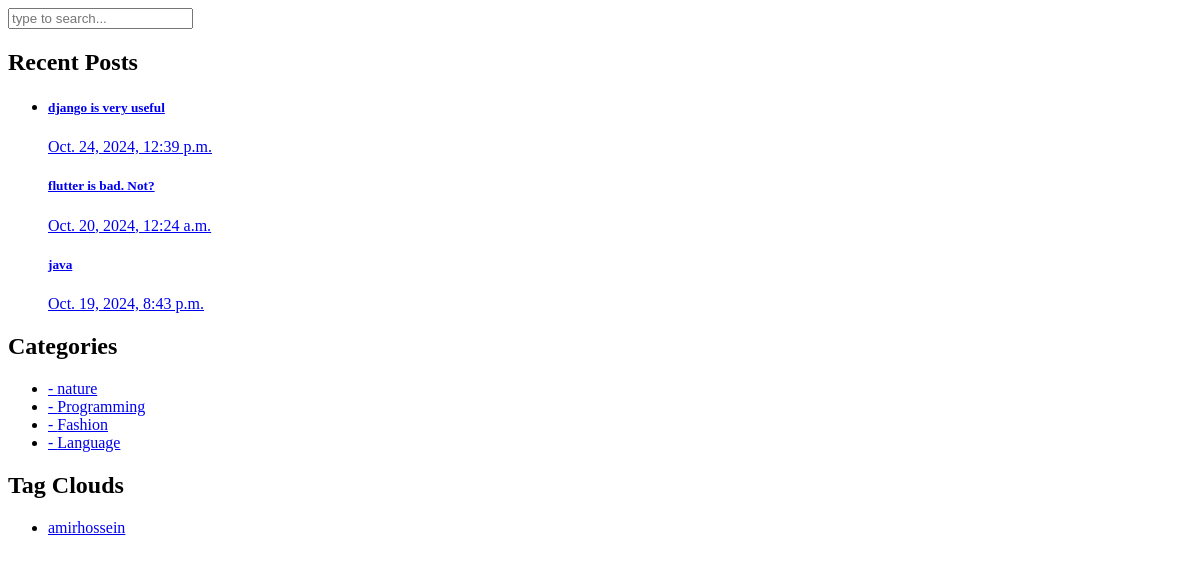
Page /sidebar on the earlier database version.
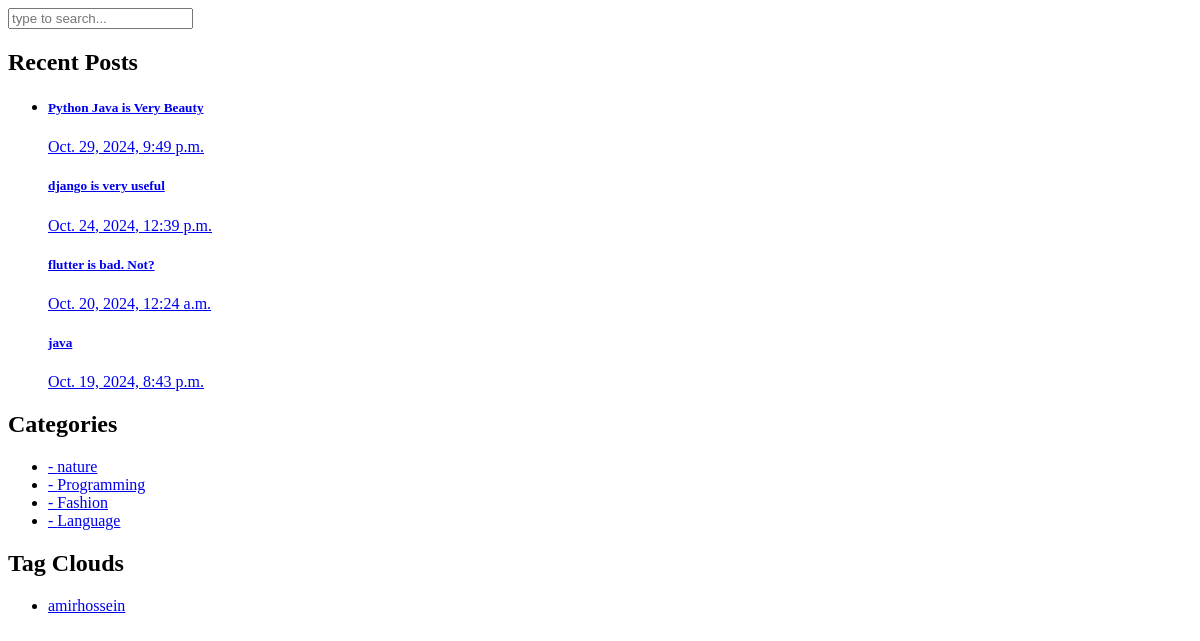
Same page on the later database version.
### blog/models.py (models this page shows, shortened)
class Article(models.Model):
    CHOICES = (
        ('A', 'پایتون'),
        ('B', 'جنگو')
    )
    author = models.ForeignKey(User, on_delete=models.CASCADE, related_name='articles')
    category = models.ManyToManyField(Category, related_name='articles')
    title = models.CharField(max_length=70)
    body = models.TextField()
    image = models.ImageField(upload_to='images/articles')
    created = models.DateTimeField(auto_now_add=True)
    updated = models.DateTimeField(auto_now=True)
    myfile = models.FileField(upload_to='test', null=True)
    status = models.BooleanField(default=True)
    published = models.BooleanField(default=True)
    objects = models.Manager()
    custom_manager = ArticleManager()
    slug = models.SlugField(blank=True, unique=True)
    class Meta:
        ordering = ('-created',)

class Category(models.Model):
    title = models.CharField(max_length=100)
    created = models.DateTimeField(auto_now_add=True)

### home/views.py (the view)
# urls.py: path('sidebar', views.sidebar, name='sidebar_partial'),
def sidebar(request):
    data = {'name': 'amirhossein'}
    return render(request, 'includes/sidebar.html', context=data)

### context_processors/context_processors.py (called while the page is built)
def recent_articles(request):
    recent_articles = Article.objects.order_by('-created')
    categories = Category.objects.all()
    return {'recent_articles': recent_articles, 'categories':categories}

### templates/includes/sidebar.html
<div class="col-lg-4">
    <div class="sidebar">
        <div class="row">
            <div class="col-lg-12">
                <div class="sidebar-item search">
                    <form id="search_form" name="gs" method="GET" action="{% url "blog:search_articles" %}">
                        <input type="text" name="q" class="searchText" placeholder="type to search..."
                               autocomplete="on">
                    </form>
                </div>
            </div>
            <div class="col-lg-12">
                <div class="sidebar-item recent-posts">
                    <div class="sidebar-heading">
                        <h2>Recent Posts</h2>
                    </div>
                    <div class="content">
                        <ul>
                            <li><a href="post-details.html">
                                   {% for article in recent_articles %}
                                        <h5>{{ article.title }}</h5>
                                        <span>{{ article.created }}</span>
                                   {% endfor %}
                            </a></li>
                        </ul>
                    </div>
                </div>
            </div>
            <div class="col-lg-12">
                <div class="sidebar-item categories">
                    <div class="sidebar-heading">
                        <h2>Categories</h2>
                    </div>
                    <div class="content">
                        <ul>
                            {% for cat in categories %}
                                <li><a href="{% url "blog:category_detail" cat.id %}">- {{ cat.title }}</a></li>
                            {% endfor %}
                        </ul>
                    </div>
                </div>
            </div>
            <div class="col-lg-12">
                <div class="sidebar-item tags">
                    <div class="sidebar-heading">
                        <h2>Tag Clouds</h2>
                    </div>
                    <div class="content">
                        <ul>
                            <li><a href="#">{{ name }}</a></li>
                        </ul>
                    </div>
                </div>
            </div>
        </div>
    </div>
</div>

Differences in the rows shown:
added Article: title "Python Java is Very Beauty", created "Oct. 29, 2024, 9:49 p.m."
